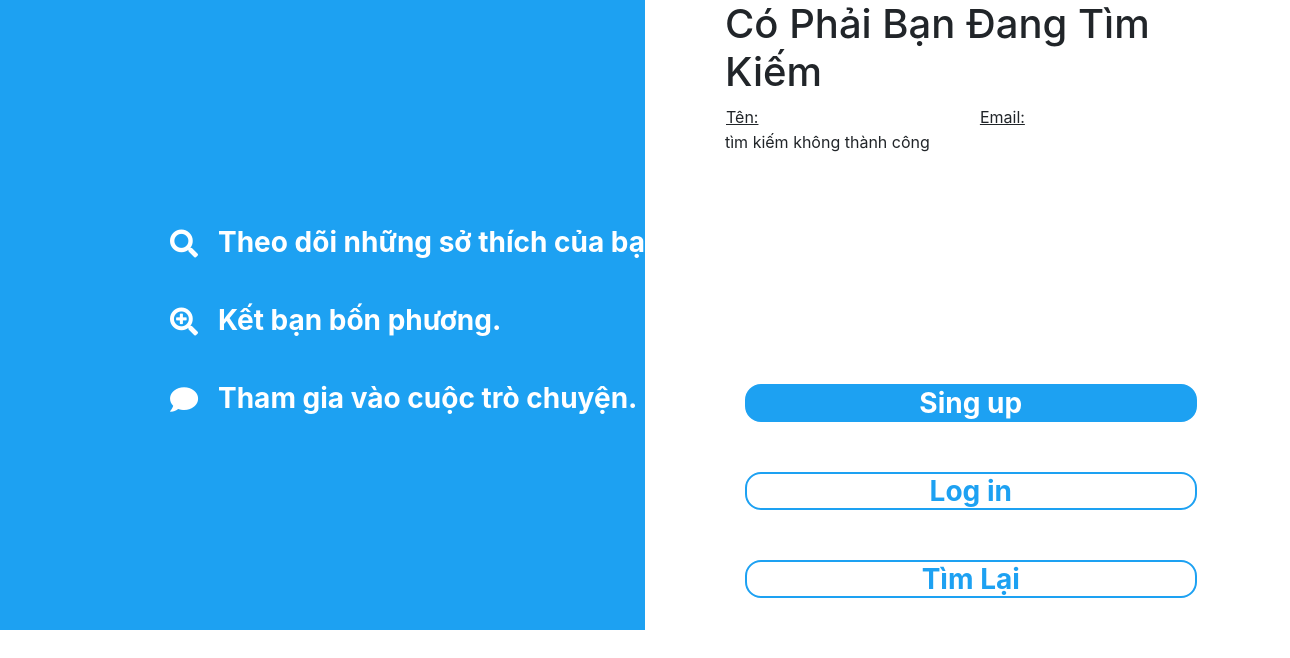
The page /searchusername.php?tukhoa1=Nguyen Tan Phuoc on the database as committed earlier.
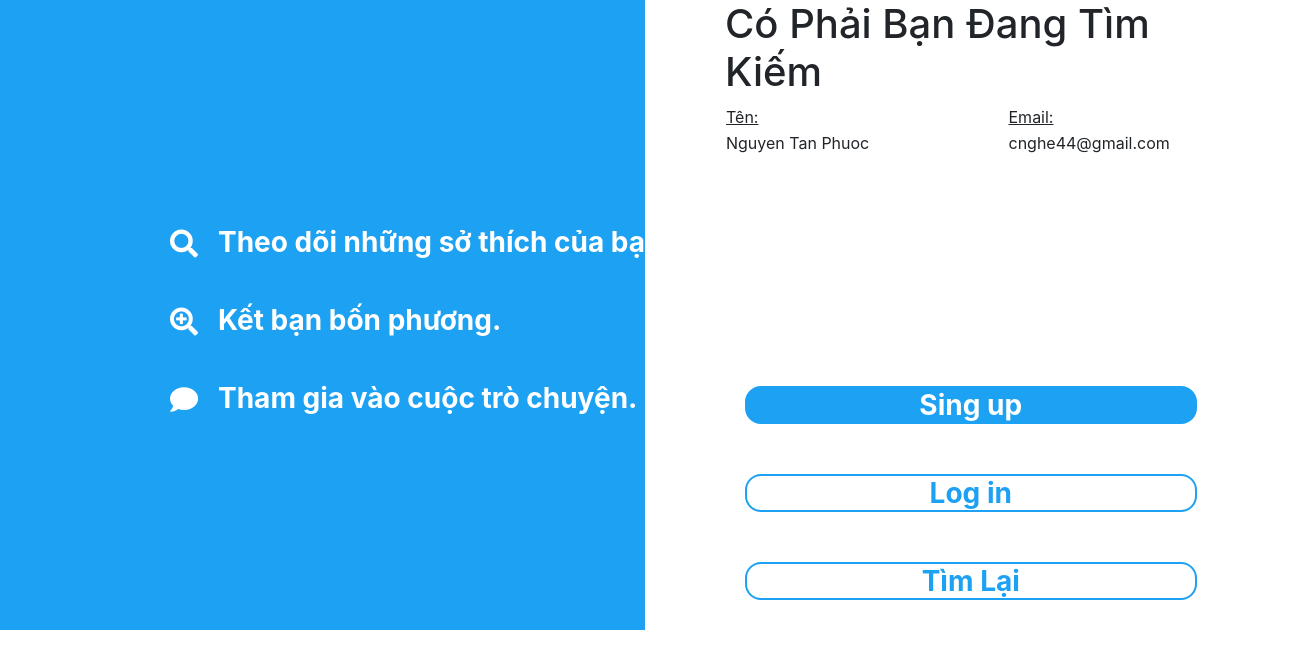
The same page on the database as committed later.
### tables this page shows
CREATE TABLE `users` (
  `id` int(11) NOT NULL,
  `email` varchar(255) NOT NULL,
  `password` varchar(255) NOT NULL,
  `fullname` varchar(255) NOT NULL,
  `used` int(11) NOT NULL
);

### searchusername.php (the view, shortened to what this page needs)
<!DOCTYPE html>
<html lang="en">
<head>
    <link rel="stylesheet" href="https://use.fontawesome.com/releases/v5.1.1/css/all.css">
    <link rel="stylesheet" href="style/hieuung.css">
    <link rel="stylesheet" href="https://stackpath.bootstrapcdn.com/bootstrap/4.2.1/css/bootstrap.min.css">
</head>
<body>
<div class="_big">
        <div class="_left">
            <div class="_adv">
                <span class="fa fa-search">
                </span>
                <span>Theo dõi những sở thích của bạn</span>
            </div>
            <div class="_adv">
                 <span class="fa fa-search-plus">
                </span>
                <span>Kết bạn bốn phương.</span>
            </div>
            <div class="_adv">
                <span class="fa fa-comment">
                </span>
                <span>Tham gia vào cuộc trò chuyện.</span>
            </div>
        </div>
        <div class="_right">
            <div class="_right1">
                <div >
                <?php
$s = trim(htmlspecialchars(addslashes($_GET['tukhoa1'])));
if ($s != null) {
    $db = new PDO('mysql:host=localhost;dbname=dack;charset=utf8', 'root', '');
    $stmt = $db->prepare("SELECT * FROM users WHERE fullname LIKE '%$s%' or email LIKE '%$s%' ORDER BY id ");
    $stmt->setFetchMode(PDO::FETCH_ASSOC);
    $stmt->execute();
    $resultSet = $stmt->fetchAll(PDO::FETCH_ASSOC);
    echo "<table width = '600' boder ='5'> ";
    echo " <h1> Có Phải Bạn Đang Tìm Kiếm </h1>";
    echo "<tr>";
    echo"<td><u> Tên: </u></td> ";
    echo"<td><u> Email: </u> </td> ";
    echo "</tr>";
        $i = 0;
        foreach ($resultSet as $row) {
        $ten = $row['fullname'];
        $email = $row['email'];
        echo "<tr>";
        echo"<td> $ten </td> ";
        echo"<td> $email </td> ";
        echo "</tr>";
        $i++;
        }
     echo "</table> "   ;
if($i == 0) {echo '<div> tìm kiếm không thành công </div>';}
    }
 else {
    echo '<div>Vui lòng nhập từ khóa tìm kiếm.</div>';
}
?>
                 </div>
                <a href="singup.php">
                    <div class="_button" style="background-color: #1da1f2;"> Sing up</div>
                </a>
                <a href="login.php">
                    <div class="_button" style="color: #1da1f2"> Log in</div>
                </a>
                <a href="timban.php">
                    <div class="_button" style="color: #1da1f2"> Tìm Lại </div>
                </a>
            </div>
        </div>
    </div>
   </body>
   </html>

Rows that differ between the two databases and show on the page:
now on this page (row edited): users: fullname "Nguyen Tan Phuoc", email "cnghe44@gmail.com"
Other text that changed with them:
text no longer shown: "tìm kiếm không thành công"
